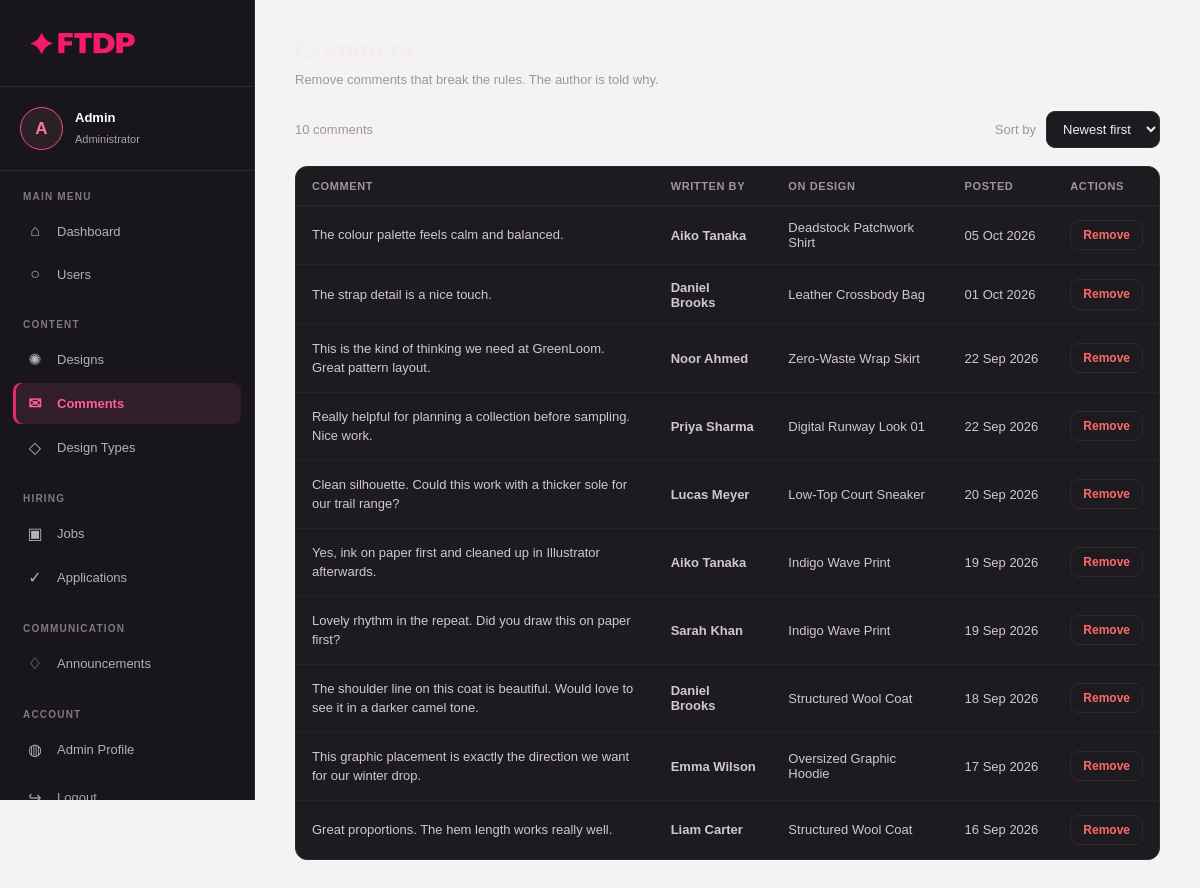
Page /frontend/pages/admin/comments.php (signed in) on the committed database.
### tables this page shows
CREATE TABLE design_comments (
id INT AUTO_INCREMENT PRIMARY KEY,

design_id INT NOT NULL,

user_id INT NOT NULL,

comment TEXT NOT NULL,

created_at TIMESTAMP DEFAULT CURRENT_TIMESTAMP,

FOREIGN KEY (design_id)
REFERENCES designs(id)
ON DELETE CASCADE,

FOREIGN KEY (user_id)
REFERENCES users(id)
ON DELETE CASCADE
);

CREATE TABLE users (
id INT AUTO_INCREMENT PRIMARY KEY,
full_name VARCHAR(100) NOT NULL,
email VARCHAR(150) NOT NULL UNIQUE,
password VARCHAR(255) NOT NULL,

role ENUM(
'designer',
'company',
'admin'
) NOT NULL,

profile_picture VARCHAR(255) DEFAULT NULL,
cover_picture VARCHAR(255) DEFAULT NULL,

is_verified ENUM('Y','N') DEFAULT 'Y',

created_at TIMESTAMP DEFAULT CURRENT_TIMESTAMP
);

CREATE TABLE designs (
id INT AUTO_INCREMENT PRIMARY KEY,

user_id INT NOT NULL,

title VARCHAR(255) NOT NULL,

description TEXT,

image VARCHAR(255),

created_at TIMESTAMP DEFAULT CURRENT_TIMESTAMP,

FOREIGN KEY (user_id)
REFERENCES users(id)
ON DELETE CASCADE
);

### backend/admin/comments.php (called while the page is built, shortened)
<?php
require_once __DIR__ . "/../config/config.php";
require_once __DIR__ . "/admin_helpers.php";
$sort = adminSort();
$dir  = adminSortDir($sort);
$admin_comments = adminFetchAll($conn->query("
    SELECT
        c.id,
        c.comment,
        c.created_at,
        u.full_name AS commenter_name,
        d.title AS design_title
    FROM design_comments c
    JOIN users u   ON u.id = c.user_id
    JOIN designs d ON d.id = c.design_id
    ORDER BY c.created_at $dir, c.id $dir
"));
?>

### backend/designer/comm_helpers.php (called while the page is built, shortened)
<?php
function csrfToken(): string
{
    return $_SESSION["csrf_token"];
}
?>

### frontend/pages/admin/comments.php (the view, shortened to what this page needs)
<?php
require_once __DIR__ . "/../../../backend/admin/comments.php";
$csrf_token = csrfToken();
?>
<!DOCTYPE html>
<html lang="en">
<head>
    <link rel="stylesheet" href="../../css/designer_dashboard.css">
    <link rel="stylesheet" href="../../css/designer.css">
    <link rel="stylesheet" href="../../css/designer_comm.css">
    <link rel="stylesheet" href="../../css/company.css">
    <link rel="stylesheet" href="../../css/admin.css">
</head>
<body>
<div class="designer-dashboard">
    <?php require_once __DIR__ . "/../../include/admin_sidbar.php"; ?>
    <main class="designer-main">
        <div class="page-heading">
            <h1>Comments</h1>
            <p>Remove comments that break the rules. The author is told why.</p>
        </div>
        <div class="co-toolbar">
            <span class="ad-count"><?= count($admin_comments); ?> <?= count($admin_comments) === 1 ? "comment" : "comments"; ?></span>
            <?= adminSortControl($sort); ?>
        </div>
        <div class="ad-table-wrap">
            <table class="ad-table">
                <thead>
                    <tr>
                        <th>Comment</th>
                        <th>Written by</th>
                        <th>On design</th>
                        <th>Posted</th>
                        <th>Actions</th>
                    </tr>
                </thead>
                <tbody>
                <?php foreach ($admin_comments as $comment): ?>
                    <tr>
                        <td class="ad-text-cell"><?= nl2br(htmlspecialchars($comment["comment"])); ?></td>
                        <td class="ad-strong"><?= htmlspecialchars($comment["commenter_name"]); ?></td>
                        <td><?= htmlspecialchars($comment["design_title"]); ?></td>
                        <td class="ad-nowrap"><?= date("d M Y", strtotime($comment["created_at"])); ?></td>
                        <td>
                            <div class="ad-actions">
                                <?= adminActionForm(
                                    $csrf_token, "delete_comment", ["comment_id" => $comment["id"]],
                                    "Remove", "danger", "comments.php", $sort,
                                    "Why are you removing this comment? The author will see your reason.",
                                    true
                                ); ?>
                            </div>
                        </td>
                    </tr>
                <?php endforeach; ?>
                </tbody>
            </table>
        </div>
    </main>
</div>
</body>
</html>

### backend/admin/admin_helpers.php (shortened to what this page needs)
<?php
require_once __DIR__ . "/../designer/comm_helpers.php";
function adminSort(): string
{
    $sort = $_GET["sort"] ?? "new";
    return $sort === "old" ? "old" : "new";
}
function adminSortDir(string $sort): string
{
    return $sort === "old" ? "ASC" : "DESC";
}
function adminSortControl(string $sort): string
{
    return '
        <form method="GET" class="ad-sort">
            <label for="adSort">Sort by</label>
            <select name="sort" id="adSort" class="co-select" onchange="this.form.submit();">
                <option value="new"' . ($sort === "new" ? " selected" : "") . '>Newest first</option>
                <option value="old"' . ($sort === "old" ? " selected" : "") . '>Oldest first</option>
            </select>
        </form>
    ';
}
function adminActionForm(
    string $csrf,
    string $action,
    array $fields,
    string $label,
    string $class,
    string $back,
    string $sort = "new",
    string $confirm = "",
    bool $askReason = false
): string {
    $js = "";
    if ($askReason) {
        $js = "var r = prompt(" . json_encode($confirm) . "); "
            . "if (r === null || r.trim() === '') { return false; } "
            . "this.form.reason.value = r;";
    } elseif ($confirm !== "") {
        $js = "return confirm(" . json_encode($confirm) . ");";
    }
    $html  = '<form method="POST" action="../../../backend/admin/admin_action.php">';
    $html .= '<input type="hidden" name="csrf" value="' . htmlspecialchars($csrf) . '">';
    $html .= '<input type="hidden" name="action" value="' . htmlspecialchars($action) . '">';
    $html .= '<input type="hidden" name="back" value="' . htmlspecialchars($back) . '">';
    $html .= '<input type="hidden" name="sort" value="' . htmlspecialchars($sort) . '">';
    foreach ($fields as $name => $value) {
        $html .= '<input type="hidden" name="' . htmlspecialchars($name) . '" value="' . htmlspecialchars((string) $value) . '">';
    }
    if ($askReason) {
        $html .= '<input type="hidden" name="reason" value="">';
    }
    $html .= '<button type="submit" class="comm-btn ' . htmlspecialchars($class) . ' small"';
    if ($js !== "") {
        $html .= ' onclick="' . htmlspecialchars($js, ENT_QUOTES) . '"';
    }
    $html .= '>' . htmlspecialchars($label) . '</button>';
    $html .= '</form>';
    return $html;
}
function adminFetchAll(mysqli_result $result): array
{
    $rows = [];
    while ($row = $result->fetch_assoc()) {
        $rows[] = $row;
    }
    return $rows;
}
?>

### frontend/css/designer_dashboard.css (style rules this page uses)
:root { --pink: #e52b6a; --pink-dark: #c91d58; --pink-light: #ff75a3; --pink-border: #ff4b88; --pink-soft: #fff0f5; --pink-dark-soft: #321e28; --text: #252228; --light-text: #68616b; --muted: #999099; --border: #e4dfe3; --white: #ffffff; --dashboard-bg: #f5f2f4; }
* { margin: 0; padding: 0; box-sizing: border-box; }
html { scroll-behavior: smooth; }
body { font-family: Arial, Helvetica, sans-serif; background: var(--dashboard-bg); color: var(--text); }
.designer-dashboard { min-height: 100vh; display: flex; }
.designer-main { width: calc(100% - 255px); margin-left: 255px; padding: 35px 40px; }

### frontend/css/designer.css (style rules this page uses)
:root { --sidebar-bg: #18161b; --sidebar-border: #2d2930; --sidebar-hover: #292129; --sidebar-active: #321e28; --pink: #e52b6a; --pink-light: #ff75a3; --pink-border: #ff4b88; --sidebar-text: #b5afb7; --sidebar-muted: #817982; --sidebar-white: #ffffff; }

### frontend/css/designer_comm.css (style rules this page uses)
:root { --c-surface: #1d1a20; --c-surface-2: #251f28; --c-line: #2d2930; --c-line-soft: #26222a; --c-text: #f2eef4; --c-body: #cfc8d2; --c-muted: #9d95a0; --c-pink: #e52b6a; --c-pink-soft: #ff75a3; --c-pink-dim: rgba(229, 43, 106, 0.14); --c-danger: #ff6b6b; --c-success: #4cd08a; }
.comm-btn { display: inline-flex; align-items: center; justify-content: center; gap: 8px; padding: 10px 18px; border: 1px solid var(--c-pink); border-radius: 9px; background: var(--c-pink); color: #fff; font-family: inherit; font-size: 13px; font-weight: 600; line-height: 1.2; cursor: pointer; transition: background 0.2s ease, border-color 0.2s ease, opacity 0.2s ease; }
.comm-btn.danger { background: transparent; border-color: var(--c-line); color: var(--c-danger); }
.comm-btn.small { padding: 7px 12px; font-size: 12px; }

### frontend/css/company.css (style rules this page uses)
.co-toolbar { display: flex; align-items: center; justify-content: space-between; flex-wrap: wrap; gap: 14px; margin-bottom: 18px; }
.co-select { padding: 9px 12px; border: 1px solid var(--c-line); border-radius: 9px; background: var(--c-surface); color: var(--c-text); font-family: inherit; font-size: 13px; }

### frontend/css/admin.css (style rules this page uses)
.page-heading { margin-bottom: 24px; }
.page-heading h1 { margin-bottom: 6px; color: var(--c-text); font-size: 26px; }
.page-heading p { color: var(--c-muted); font-size: 13px; }
.ad-count { color: var(--c-muted); font-size: 13px; }
.ad-sort { display: flex; align-items: center; gap: 10px; }
.ad-sort label { color: var(--c-muted); font-size: 13px; }
.ad-table-wrap { overflow-x: auto; background: var(--c-surface); border: 1px solid var(--c-line); border-radius: 12px; }
.ad-table { width: 100%; border-collapse: collapse; }
.ad-table th { padding: 13px 16px; border-bottom: 1px solid var(--c-line); color: var(--c-muted); font-size: 11px; font-weight: 700; letter-spacing: 0.6px; text-align: left; text-transform: uppercase; white-space: nowrap; }
.ad-table td { padding: 14px 16px; border-bottom: 1px solid var(--c-line-soft); color: var(--c-body); font-size: 13px; vertical-align: middle; }
.ad-table tr:last-child td { border-bottom: none; }
.ad-strong { color: var(--c-text); font-weight: 600; }
.ad-nowrap { white-space: nowrap; }
.ad-text-cell { min-width: 220px; max-width: 380px; line-height: 1.5; word-break: break-word; }
.ad-actions { display: flex; align-items: center; flex-wrap: wrap; gap: 8px; }
.ad-actions form { margin: 0; }

### rows in the picture
design_comments: comment "The colour palette feels calm and balanced.", user.full_name "Aiko Tanaka", design.title "Deadstock Patchwork Shirt", created_at "05 Oct 2026"
design_comments: comment "The strap detail is a nice touch.", user.full_name "Daniel Brooks", design.title "Leather Crossbody Bag", created_at "01 Oct 2026"
design_comments: comment "This is the kind of thinking we need at GreenLoom. Great pattern layout.", user.full_name "Noor Ahmed", design.title "Zero-Waste Wrap Skirt", created_at "22 Sep 2026"
design_comments: comment "Really helpful for planning a collection before sampling. Nice work.", user.full_name "Priya Sharma", design.title "Digital Runway Look 01", created_at "22 Sep 2026"
design_comments: comment "Clean silhouette. Could this work with a thicker sole for our trail range?", user.full_name "Lucas Meyer", design.title "Low-Top Court Sneaker", created_at "20 Sep 2026"
design_comments: comment "Yes, ink on paper first and cleaned up in Illustrator afterwards.", user.full_name "Aiko Tanaka", design.title "Indigo Wave Print", created_at "19 Sep 2026"
design_comments: comment "Lovely rhythm in the repeat. Did you draw this on paper first?", user.full_name "Sarah Khan", design.title "Indigo Wave Print", created_at "19 Sep 2026"
design_comments: comment "The shoulder line on this coat is beautiful. Would love to see it in a darker camel tone.", user.full_name "Daniel Brooks", design.title "Structured Wool Coat", created_at "18 Sep 2026"
design_comments: comment "This graphic placement is exactly the direction we want for our winter drop.", user.full_name "Emma Wilson", design.title "Oversized Graphic Hoodie", created_at "17 Sep 2026"
design_comments: comment "Great proportions. The hem length works really well.", user.full_name "Liam Carter", design.title "Structured Wool Coat", created_at "16 Sep 2026"

### other values in the picture
mb_substr($user_name, 0, 1) "A"
$user_name "Admin"
count($admin_comments) "10"
